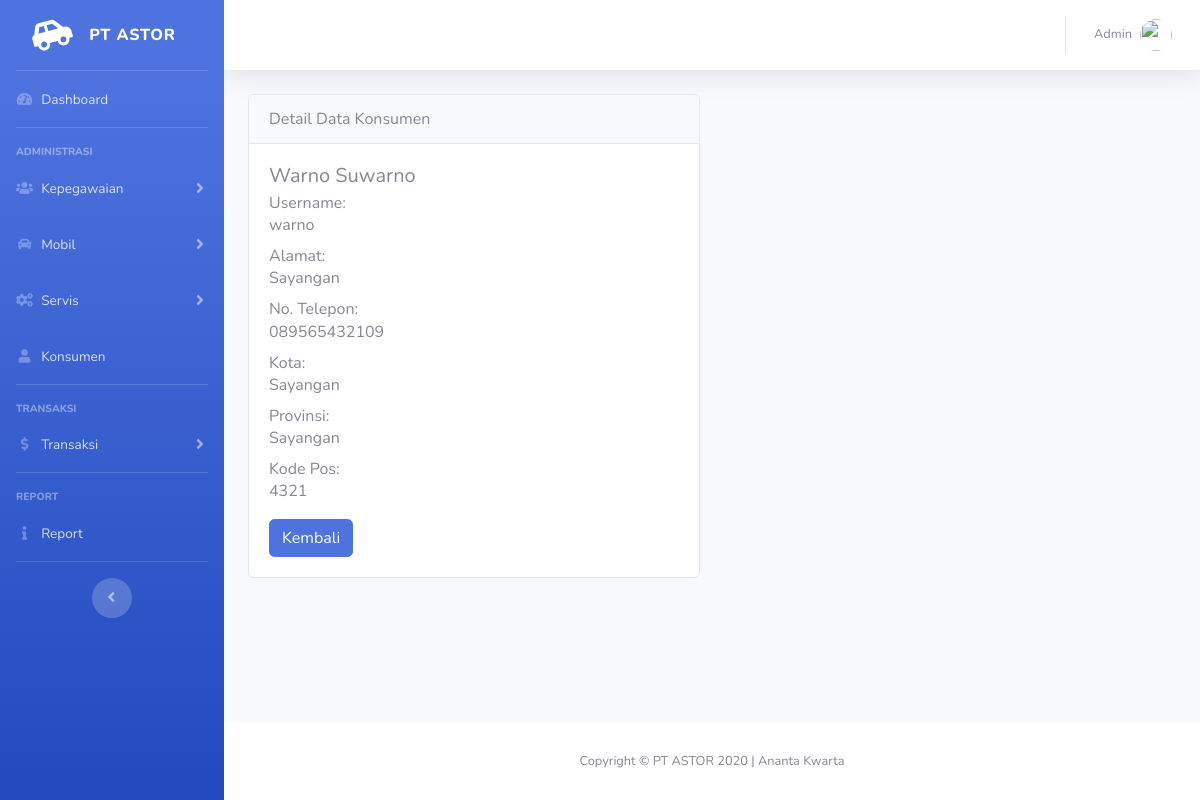
The app's page /konsumen/detail/1032 with its own data.
### tables this page shows
CREATE TABLE `konsumen` (
  `idKons` int(11) NOT NULL,
  `namaKons` varchar(255) NOT NULL,
  `username` varchar(50) NOT NULL,
  `alamat` varchar(255) NOT NULL,
  `noTelp` varchar(20) NOT NULL,
  `kota` varchar(255) NOT NULL,
  `provinsi` varchar(255) NOT NULL,
  `kodePos` int(11) NOT NULL
);

CREATE TABLE `user` (
  `username` varchar(50) NOT NULL,
  `password` varchar(255) NOT NULL,
  `hakAkses` int(11) NOT NULL
);

### application/controllers/Konsumen.php (called while the page is built, shortened)
<?php
class Konsumen extends CI_Controller
{
    public function __construct()
    {
        $this->load->database();
        $this->load->model('m_konsumen');
        $this->load->library('form_validation');
    }
    public function detail($id)
    {
        $data['judul'] = 'Detail Data Konsumen';
        $data['konsumen'] = $this->m_konsumen->getById($id);
        $this->load->view('templates/header', $data);
        $this->load->view('konsumen/detail', $data);
        $this->load->view('templates/footer');
    }
}

### index.php (called while the page is built, shortened)
<?php
require_once BASEPATH.'core/CodeIgniter.php';

### application/models/M_konsumen.php (called while the page is built, shortened)
<?php
class m_konsumen extends CI_Model
{
    public function getById($id)
    {
        $this->db->select('*')
            ->from('konsumen')
            ->join('user', 'user.username=konsumen.username')
            ->where('idKons', $id);
        $query = $this->db->get();
        return $query->row_array();
    }
}

### application/views/konsumen/detail.php (the view)
<div class="container">
    <div class="row mt-3">
        <div class="col-md-6">
            <div class="card">
                <div class="card-header">
                    Detail Data Konsumen
                </div>
                <div class="card-body">
                    <h5 class="card-title"><?= $konsumen['namaKons']; ?></h5>
                    <h6 class="card-subtitle text-muted">Username:</h6>
                    <p class="card-text"><?= $konsumen['username']; ?></p>
                    <h6 class="card-subtitle text-muted">Alamat:</h6>
                    <p class="card-text"><?= $konsumen['alamat']; ?></p>
                    <h6 class="card-subtitle text-muted">No. Telepon:</h6>
                    <p class="card-text"><?= $konsumen['noTelp']; ?></p>
                    <h6 class="card-subtitle text-muted">Kota:</h6>
                    <p class="card-text"><?= $konsumen['kota']; ?></p>
                    <h6 class="card-subtitle text-muted">Provinsi:</h6>
                    <p class="card-text"><?= $konsumen['provinsi']; ?></p>
                    <h6 class="card-subtitle text-muted">Kode Pos:</h6>
                    <p class="card-text"><?= $konsumen['kodePos']; ?></p>
                    <a href="<?= base_url(); ?>konsumen" class="btn btn-primary">Kembali</a>
                </div>
            </div>
        </div>
    </div>
</div>
</div>

### records on screen
konsumen: namaKons "Warno Suwarno", user.username "warno", alamat "Sayangan", noTelp "089565432109", kota "Sayangan", provinsi "Sayangan", kodePos "4321"
